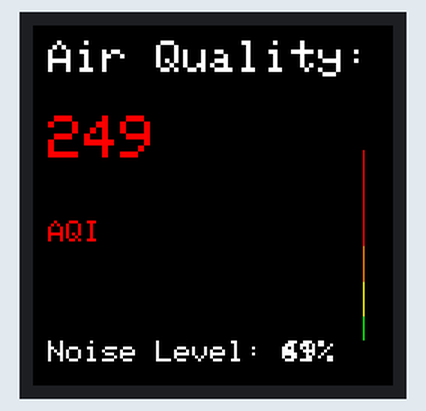
A sketch run on a simulated Arduino Uno, built with avr-gcc and run on an emulated ATmega328P. On the bench: 240×240 colour display. Random numbers use the default seed unless the sketch sets one.

Above: at 0.4 s.
At 3.4 s:
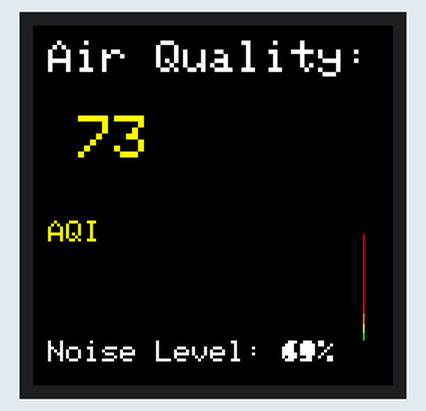
At 12.6 s:
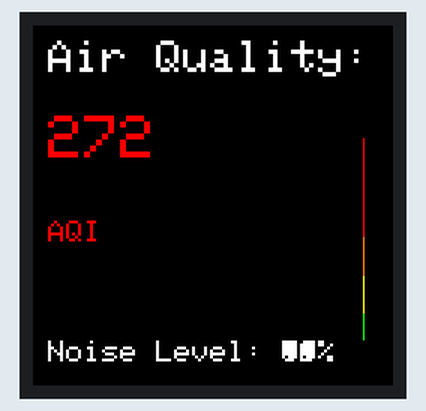
At 18.7 s:
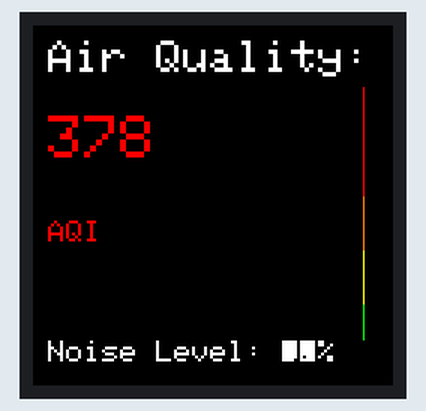
At 24.8 s:
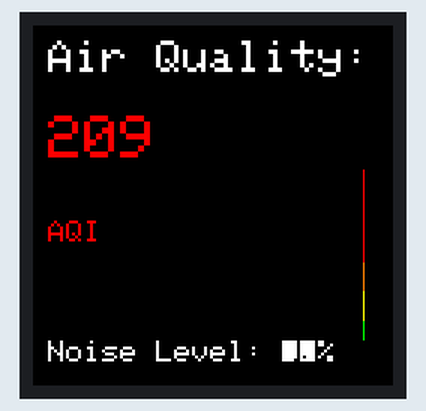
At 37.1 s:
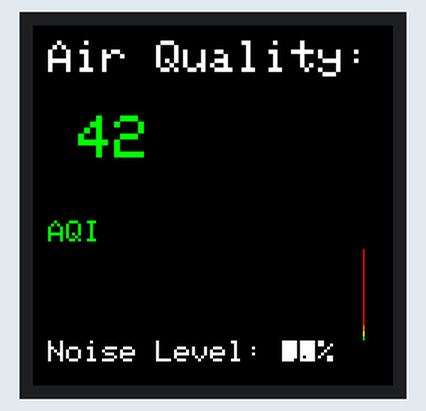

Measured:
- what the display in image 1 shows lasts 3.0 s, from 3.4 s to 6.4 s
- what the display in image 2 shows lasts 3.0 s, from 12.6 s to 15.6 s

The sketch:

Display_layout1.ino
```cpp
#include <Arduino.h>
#include <Adafruit_GFX.h>    // Core graphics library
#include <Adafruit_ST7789.h> // Hardware-specific library for ST7789
#include <SPI.h>             // Arduino SPI library

#define TFT_CS   15  // Chip select control pin
#define TFT_DC    2  // Data Command control pin
#define TFT_RST   4  // Reset pin (could connect to RST pin)

// Initialize Adafruit ST7789 TFT library
Adafruit_ST7789 tft = Adafruit_ST7789(TFT_CS, TFT_DC, TFT_RST);

void setup() {
  Serial.begin(115200);

  tft.init(240, 240, SPI_MODE2);    // Init ST7789 display 240x240 pixels
  tft.setRotation(3);
  tft.fillScreen(ST77XX_BLACK);

  // Display initial air quality value and noise level indication
  displayAirQuality(random(0, 500));
}

void loop() {
  // Simulate changing air quality every few seconds
  int airQuality = random(0, 500);
  displayAirQuality(airQuality);
  delay(3000); // Adjust delay as needed
}

void displayAirQuality(int value) {
  // Clear previous text and noise indication area
  tft.fillRect(0, 0, 240, 160, ST77XX_BLACK);

  // Display air quality text
  tft.setTextSize(3);
  tft.setTextColor(ST77XX_WHITE);
  tft.setCursor(10, 10);
  tft.println("Air Quality:");

  // Determine text color based on air quality level
  if (value < 50) {
    tft.setTextColor(ST77XX_GREEN);
  } else if (value < 100) {
    tft.setTextColor(ST77XX_YELLOW);
  } else if (value < 200) {
    tft.setTextColor(ST77XX_ORANGE);
  } else {
    tft.setTextColor(ST77XX_RED);
  }

  // Print air quality value
  tft.setTextSize(4);
  tft.setCursor(10, 60);
  if (value < 100) {
    tft.setCursor(30, 60); // Adjusted position for two-digit values
  }
  tft.print(value);

  // Display AQI text
  tft.setTextSize(2);
  tft.setCursor(10, 130); // Adjusted AQI text position
  tft.println("AQI");

  // Display noise level indication bar
  displayNoiseIndication(value);
}

void displayNoiseIndication(int airQuality) {
  // Calculate noise level percentage based on air quality
  int noiseLevel = map(airQuality, 0, 500, 0, 100); // Simulate noise level percentage (0-100%)
  int barHeight = map(noiseLevel, 0, 100, 0, 160); // Map noise level percentage to pixel height

  // Draw noise level indication bar with gradient colors
  for (int y = 0; y < barHeight; ++y) {
    if (y < barHeight * 0.2) {
      tft.drawFastVLine(220, 160 - y, 50, ST77XX_GREEN); // Increased thickness to 5 pixels
    } else if (y < barHeight * 0.5) {
      tft.drawFastVLine(220, 160 - y, 50, ST77XX_YELLOW);
    } else if (y < barHeight * 0.8) {
      tft.drawFastVLine(220, 160 - y,50, ST77XX_ORANGE);
    } else {
      tft.drawFastVLine(220, 160 - y, 50, ST77XX_RED);
    }
  }

  // Display noise level text
  tft.setTextSize(2.6);
  tft.setTextColor(ST77XX_WHITE);
  tft.setCursor(10, 210);
  tft.print("Noise Level: ");
  tft.print(noiseLevel);
  tft.println("%");
}
```
